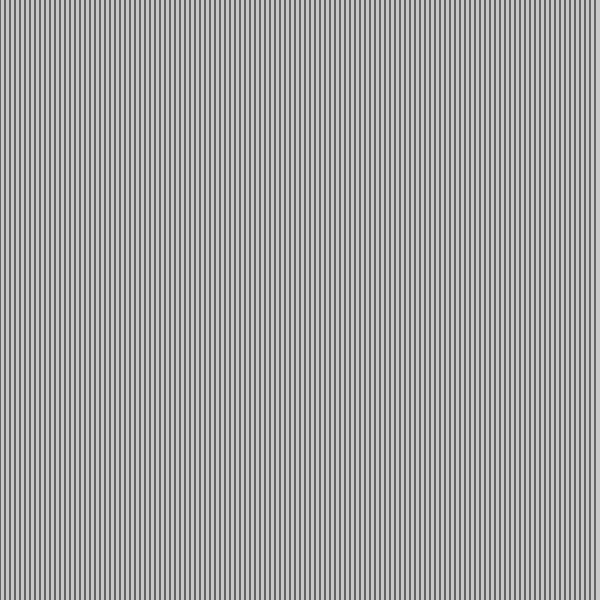
Frame 1 (no input)
Frame 60 (no input): identical to frame 1, image omitted
Frame 120 (the mouse pressed at the canvas centre since frame 60): identical to frame 1, image omitted

The p5.js sketch that drew this single still picture (run headless with seeded random() and noise() and a simulated clock; from frame 60 on, the mouse is pressed at the canvas centre):

// p5.js sketch
// ── sketch.js
//Como no nos queremos morir, estan los bucles
//el loop es un de ellos.

function setup() {
  createCanvas(600, 600);
}

function draw() {
  background(200);
  // Un bucle básico.
  //    inicio    ;  test  ; actualizacion
  for (var i = 0; i < 600; i+=5){
    // instrucción a ejecutar
    line(i, 0, i, height);
  }

  // Descomenta el bucle para pintar un gradiante.
  // de negro a blanco
  // for (var i = 0; i < width; i++){
  //   stroke(i/width * 255);
  //   line(i, 0, i, height);
  // }
}
